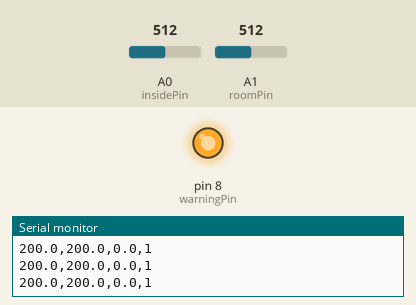
Simulated run of this sketch. Board: Arduino Uno, built with avr-gcc and run on an emulated ATmega328P. On the bench: output pins drawn as LEDs (lit = HIGH), the last lines printed to the serial monitor. Inputs (shaded band) come from the test bench; at power-on: A0 (insidePin) = 512, A1 (roomPin) = 512.

Above: at 1.2 s.
1.3 s: A0 (insidePin) set to 178
2.8 s: A0 (insidePin) set to 149
At 4.2 s:
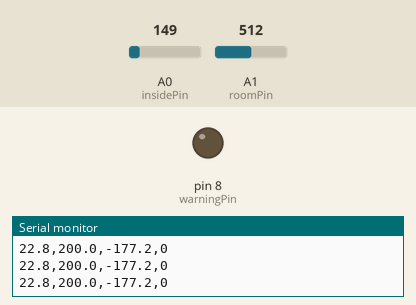
4.5 s: A0 (insidePin) set to 306
At 5.7 s:
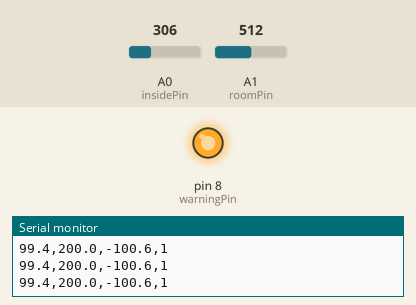
6.0 s: A0 (insidePin) set to 122
At 6.4 s:
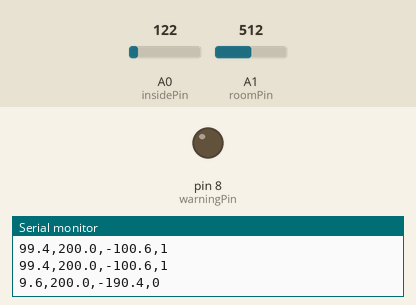
Timing chart, 0 to 8.5 s (numbered marks = the images above; inputs shaded):
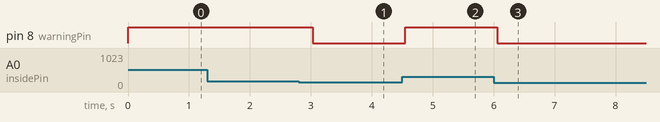

The sketch:

equipment_enclosure_monitor.ino
```cpp
// Equipment enclosure monitor · Arduino Uno R3 + two TMP36 sensors.
const uint8_t insidePin = A0;
const uint8_t roomPin = A1;
const uint8_t warningPin = 8;
const float referenceVolts = 5.0;
const float insideCorrectionC = 0.0;
const float roomCorrectionC = 0.0;
const float warningOnC = 34.0;
const float warningOffC = 32.0;
bool warning = false;

float readCelsius(uint8_t pin, float correctionC) {
  analogRead(pin);  // Let the ADC settle after selecting this input.
  unsigned int sum = 0;
  for (uint8_t sample = 0; sample < 16; ++sample) {
    sum += analogRead(pin);
  }
  const float volts = sum * referenceVolts / (16.0 * 1024.0);
  return (volts - 0.500) * 100.0 + correctionC;
}

void setup() {
  pinMode(warningPin, OUTPUT);
  digitalWrite(warningPin, LOW);
  Serial.begin(115200);
  Serial.println(F("case_c,room_c,difference_c,warning"));
}

void loop() {
  const float inside = readCelsius(insidePin, insideCorrectionC);
  const float room = readCelsius(roomPin, roomCorrectionC);
  if (inside >= warningOnC) {
    warning = true;
  } else if (inside <= warningOffC) {
    warning = false;
  }
  digitalWrite(warningPin, warning ? HIGH : LOW);
  Serial.print(inside, 1);
  Serial.print(',');
  Serial.print(room, 1);
  Serial.print(',');
  Serial.print(inside - room, 1);
  Serial.print(',');
  Serial.println(warning ? 1 : 0);
  delay(500);
}
```

Measured:
- the behaviour switches between 168 and 167 on A0 (insidePin) (found by bisection; images 0 and 1)
- after the input at 2.8 s, pin 8 (warningPin): HIGH → LOW after 0.23 s
- after the input at 4.5 s, pin 8 (warningPin): LOW → HIGH after 0.05 s
- after the input at 6.0 s, pin 8 (warningPin): HIGH → LOW after 0.06 s
